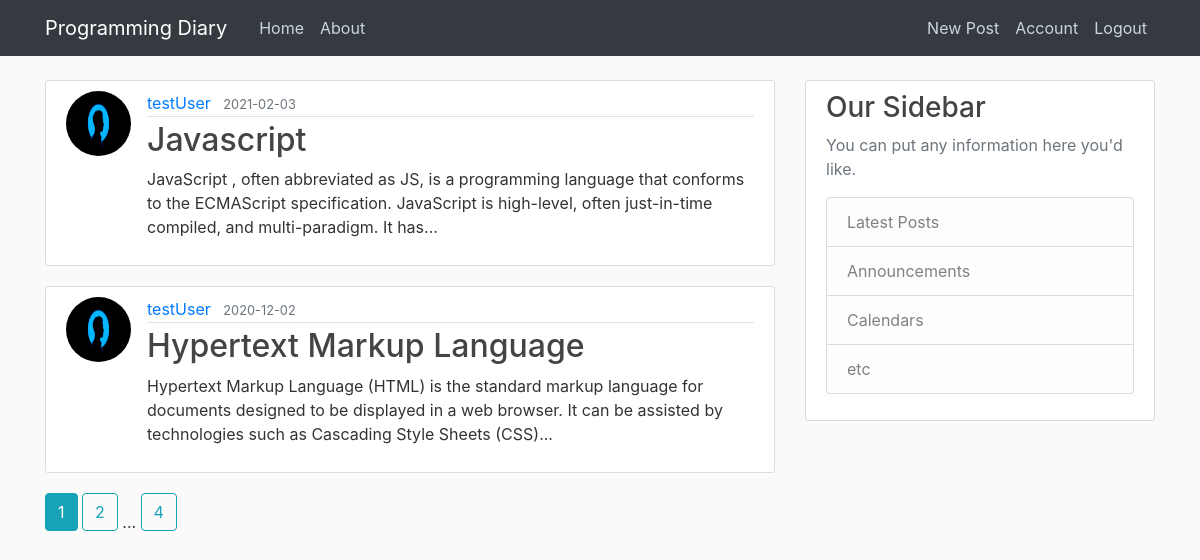
/home (signed in), run on the app's committed database.
### blog/models.py (models this page shows, shortened)
class Post(db.Model):
    id = db.Column(db.Integer, primary_key=True)
    title = db.Column(db.String(100), nullable=False)
    date_posted = db.Column(db.DateTime, nullable=False, default=datetime.utcnow)
    content = db.Column(db.Text, nullable=False)
    user_id = db.Column(db.Integer, db.ForeignKey('user.id'), nullable=False)

class User(db.Model, UserMixin):
    id = db.Column(db.Integer, primary_key=True)
    username = db.Column(db.String(20), unique=True, nullable=False)
    email = db.Column(db.String(120), unique=True, nullable=False)
    image_file = db.Column(db.String(20), nullable=False, default='default.jpg')
    password = db.Column(db.String(60), nullable=False)
    posts = db.relationship('Post', backref='author', lazy=True) # clarify relationship between tables

### blog/main/routes.py (the view)
@main.route("/")
@main.route("/home")
def home():
    page = request.args.get('page', 1, type=int)
    posts = Post.query.order_by(Post.date_posted.desc()).paginate(page=page, per_page=2)
    return render_template('home.html', posts=posts)

### blog/models.py (called while the page is built)
@login_manager.user_loader
def load_user(user_id):
    return User.query.get(int(user_id))

### blog/templates/home.html
{% extends "layout.html" %}
{% block content %}
    {% for post in posts.items %}
        <article class="media content-section">
            <img class="rounded-circle article-img" src="{{ url_for('static', filename='profile_pics/' + post.author.image_file) }}" alt="profile">
            <div class="media-body">
                <div class="article-metadata">
                    <a class="mr-2" href="{{ url_for('users.user_posts', username=post.author.username) }}">{{ post.author.username }}</a>
                    <small class="text-muted" href="#">{{ post.date_posted.strftime('%Y-%m-%d') }}</small>
                </div>
                <h2><a class="article-title" href="{{ url_for('posts.post', post_id=post.id) }}">{{ post.title }}</a></h2>
                <p class="article-content">{{ post.content | truncate(200) }}</p>
            </div>
        </article>
    {% endfor %}
    {% for page_num in posts.iter_pages(left_edge=1, right_edge=1, left_current=1, right_current=2) %}
        {% if page_num %}
            {% if posts.page == page_num %}
                <a class="btn btn-info mb-4" href="{{ url_for('main.home', page=page_num) }}">{{ page_num }}</a>
            {% else %}
                <a class="btn btn-outline-info mb-4" href="{{ url_for('main.home', page=page_num) }}">{{ page_num }}</a>
            {% endif %}
        {% else %}
            ...
        {% endif %}
    {% endfor %}
{% endblock content %}

### blog/static/main.css (style rules this page uses)
body { background: #fafafa; color: #333333; margin-top: 5rem; }
h1, h2, h3, h4, h5, h6 { color: #444444; }
.content-section { background: #ffffff; padding: 10px 20px; border: 1px solid #dddddd; border-radius: 3px; margin-bottom: 20px; }
.article-title { color: #444444; }
.article-content { white-space: pre-line; }
.article-img { height: 65px; width: 65px; margin-right: 16px; }
.article-metadata { padding-bottom: 1px; margin-bottom: 4px; border-bottom: 1px solid #e3e3e3 }

### data on the page
Post: image_file (placeholder picture), author.username "testUser", date_posted "2021-02-03", title "Javascript", content "JavaScript , often abbreviated as JS, is a programming language that conforms to the ECMAScript specification. JavaScript is high-level, often just-in-time compiled, and multi-paradigm. It has..."
Post: image_file (placeholder picture), author.username "testUser", date_posted "2020-12-02", title "Hypertext Markup Language", content "Hypertext Markup Language (HTML) is the standard markup language for documents designed to be displayed in a web browser. It can be assisted by technologies such as Cascading Style Sheets (CSS)..."

### other printed values
{{ page_num }} "1"
{{ page_num }} "2" "4"
